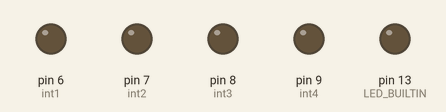
A sketch run on a simulated Arduino Uno, built with avr-gcc and run on an emulated ATmega328P. On the bench: output pins drawn as LEDs (lit = HIGH).

Above: at 0.1 s.
At 17.2 s:
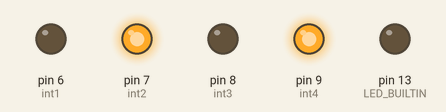
At 19.0 s:
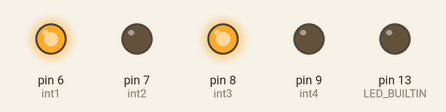
At 23.95 s:
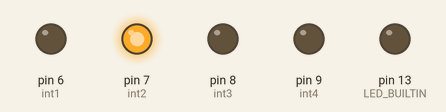
At 29.35 s:
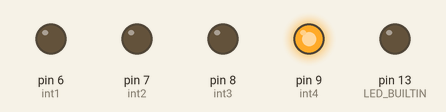
At 39.85 s:
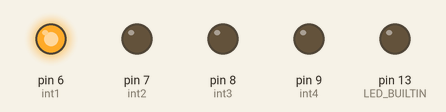
Timing chart, 0 to 40.0 s (numbered marks = the images above):
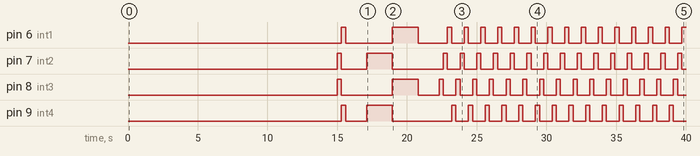

Measured:
- by itself, pin 6 (int1): goes HIGH 0.30 s, LOW 3.4 s, HIGH 1.9 s, LOW 2.1 s, 14 × (HIGH 0.30 s, LOW 0.90 s), then HIGH
- by itself, pin 7 (int2): goes HIGH 0.30 s, LOW 1.8 s, HIGH 1.9 s, LOW 3.7 s, 14 × (HIGH 0.30 s, LOW 0.90 s), HIGH 0.30 s, then LOW
- by itself, pin 8 (int3): goes HIGH 0.30 s, LOW 3.7 s, HIGH 1.9 s, LOW 1.5 s, 14 × (HIGH 0.30 s, LOW 0.90 s), HIGH 0.30 s, then LOW
- by itself, pin 9 (int4): goes HIGH 0.30 s, LOW 1.5 s, HIGH 1.9 s, LOW 4.3 s, 13 × (HIGH 0.30 s, LOW 0.90 s), HIGH 0.30 s, then LOW

The sketch:

dance.ino
```cpp
int int1 = 6;
int int2 = 7;
int int3 = 8;
int int4 = 9;
//int pwm =
int speed = 130;


void setup(){


pinMode(int1, OUTPUT);
pinMode(int2, OUTPUT);
pinMode(int3, OUTPUT);
pinMode(int4, OUTPUT);
//pinMode(pwm, OUTPUT);


// Setting the baud rate of Software Serial Library


 pinMode(LED_BUILTIN,OUTPUT);
 }

void loop(){
delay(15000);
//backword();
//delay(500);
//stop();
//delay(500);
//forword();
//delay(500);
//stop();
//delay(500);
//turnRight();
//delay(500);
//stop();
//delay(500);
//turnLeft();
//delay(500);
//stop();
//delay(500);
//turnRight();
//delay(2000);
Move();
delay(1500);
Rotate();
delay(1500);
Freestyle();
delay(1500);
Freestylem();
stop();
Left();
delay(1850);
stop();
RightBack();
delay(1850);
stop();
delay(10000);
//analogWrite(pwm, speed);
//delay(30);
}

void Move(){
  forword();
  delay(300);
  stop();
  backword();
    delay(300);
  stop();
  }
void Rotate(){

 turnLeft();
delay(1850);
stop();
turnRight();
delay(1850);
stop();
  }
void Freestyle()
{
  for(int i=0;i<16;i++)
  {
  Left();
delay(300);
//stop();
Right();
delay(300);
//stop();
RightBack();
delay(300);
//stop();
LeftBack();
delay(300);
//stop();
  }
  }

void Freestylem()
{
  for(int i=0;i<16;i++)
  {
  Right();
delay(300);
//stop();
Left();
delay(300);
//stop();
LeftBack();
delay(300);
//stop();
RightBack();
delay(300);
//stop();
  }
  }

void stop(){
    digitalWrite(int1, LOW);
    digitalWrite(int2, LOW);
    digitalWrite(int3, LOW);
    digitalWrite(int4, LOW);

}

void forword(){
    digitalWrite(int1, LOW);
    digitalWrite(int2, HIGH);
    digitalWrite(int3, HIGH);
    digitalWrite(int4, LOW);

}

void backword(){
    digitalWrite(int1, HIGH);
    digitalWrite(int2, LOW);
    digitalWrite(int3, LOW);
    digitalWrite(int4, HIGH);

}


void turnLeft(){
    digitalWrite(int1, LOW);
    digitalWrite(int2, HIGH);
    digitalWrite(int3, LOW);
    digitalWrite(int4, HIGH);

}

void turnRight(){
    digitalWrite(int1, HIGH);
    digitalWrite(int2, LOW);
    digitalWrite(int3, HIGH);
    digitalWrite(int4, LOW);

}
void Right(){
    digitalWrite(int1, LOW);
    digitalWrite(int2, HIGH);
    digitalWrite(int3, LOW);
    digitalWrite(int4, LOW);

}

void LeftBack(){
    digitalWrite(int1, LOW);
    digitalWrite(int2, LOW);
    digitalWrite(int3, LOW);
    digitalWrite(int4, HIGH);

}

void Left(){
    digitalWrite(int1, LOW);
    digitalWrite(int2, LOW);
    digitalWrite(int3, HIGH);
    digitalWrite(int4, LOW);

}

void RightBack(){
    digitalWrite(int1, HIGH);
    digitalWrite(int2, LOW);
    digitalWrite(int3, LOW);
    digitalWrite(int4, LOW);

}
```
